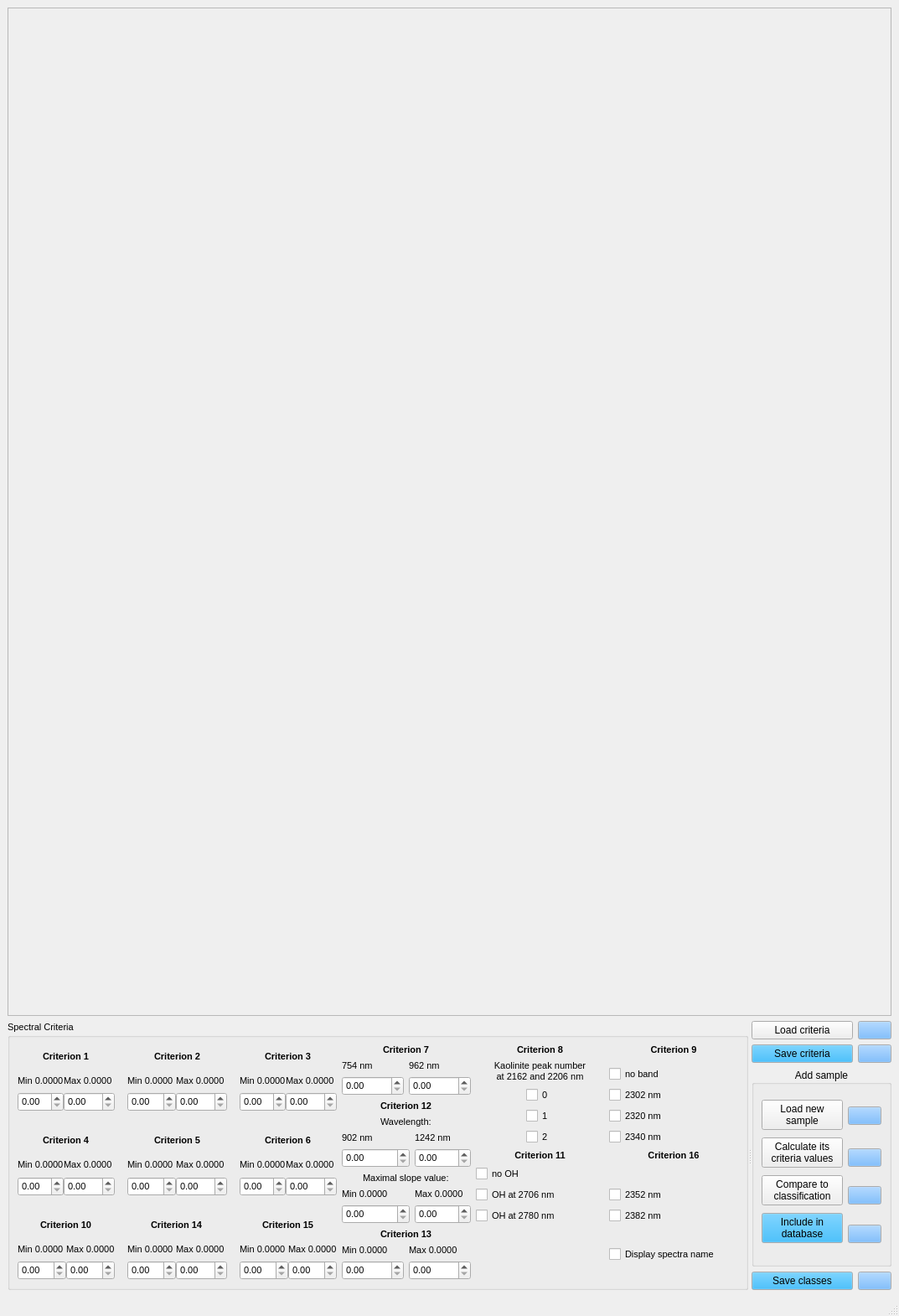
<?xml version="1.0" encoding="UTF-8"?>
<ui version="4.0">
 <class>MainWindow</class>
 <widget class="QMainWindow" name="MainWindow">
  <property name="geometry">
   <rect>
    <x>0</x>
    <y>0</y>
    <width>1073</width>
    <height>1570</height>
   </rect>
  </property>
  <property name="minimumSize">
   <size>
    <width>0</width>
    <height>0</height>
   </size>
  </property>
  <property name="windowTitle">
   <string>PIG_Reflectance_Classifier</string>
  </property>
  <widget class="QWidget" name="centralwidget">
   <layout class="QVBoxLayout" name="verticalLayout_7">
    <item>
     <widget class="QFrame" name="frame">
      <property name="sizePolicy">
       <sizepolicy hsizetype="Expanding" vsizetype="Expanding">
        <horstretch>0</horstretch>
        <verstretch>0</verstretch>
       </sizepolicy>
      </property>
      <property name="frameShape">
       <enum>QFrame::StyledPanel</enum>
      </property>
      <property name="frameShadow">
       <enum>QFrame::Raised</enum>
      </property>
     </widget>
    </item>
    <item>
     <widget class="QSplitter" name="splitter">
      <property name="orientation">
       <enum>Qt::Horizontal</enum>
      </property>
      <widget class="QGroupBox" name="groupBox">
       <property name="sizePolicy">
        <sizepolicy hsizetype="Fixed" vsizetype="Preferred">
         <horstretch>0</horstretch>
         <verstretch>0</verstretch>
        </sizepolicy>
       </property>
       <property name="font">
        <font>
         <pointsize>8</pointsize>
        </font>
       </property>
       <property name="title">
        <string>Spectral Criteria</string>
       </property>
       <layout class="QGridLayout" name="gridLayout_15">
        <item row="0" column="0" rowspan="4">
         <layout class="QGridLayout" name="gridLayout_14">
          <property name="horizontalSpacing">
           <number>15</number>
          </property>
          <property name="verticalSpacing">
           <number>20</number>
          </property>
          <item row="2" column="2">
           <layout class="QGridLayout" name="gridLayout_10">
            <item row="0" column="0" colspan="2" alignment="Qt::AlignHCenter">
             <widget class="QLabel" name="label_40">
              <property name="font">
               <font>
                <pointsize>8</pointsize>
                <weight>75</weight>
                <bold>true</bold>
               </font>
              </property>
              <property name="text">
               <string>Criterion 15</string>
              </property>
             </widget>
            </item>
            <item row="1" column="0">
             <widget class="QLabel" name="label_42">
              <property name="text">
               <string>Min 0.0000 </string>
              </property>
             </widget>
            </item>
            <item row="1" column="1">
             <widget class="QLabel" name="label_41">
              <property name="text">
               <string>Max 0.0000</string>
              </property>
             </widget>
            </item>
            <item row="2" column="0">
             <widget class="QDoubleSpinBox" name="mincrit15"/>
            </item>
            <item row="2" column="1">
             <widget class="QDoubleSpinBox" name="maxcrit15"/>
            </item>
           </layout>
          </item>
          <item row="1" column="2">
           <layout class="QGridLayout" name="gridLayout_7">
            <item row="0" column="0" colspan="2" alignment="Qt::AlignHCenter">
             <widget class="QLabel" name="label_13">
              <property name="font">
               <font>
                <pointsize>8</pointsize>
                <weight>75</weight>
                <bold>true</bold>
               </font>
              </property>
              <property name="text">
               <string>Criterion 6</string>
              </property>
             </widget>
            </item>
            <item row="1" column="0">
             <widget class="QLabel" name="label_17">
              <property name="text">
               <string>Min 0.0000</string>
              </property>
             </widget>
            </item>
            <item row="1" column="1">
             <widget class="QLabel" name="label_14">
              <property name="text">
               <string>Max 0.0000 </string>
              </property>
             </widget>
            </item>
            <item row="2" column="0">
             <widget class="QDoubleSpinBox" name="mincrit6"/>
            </item>
            <item row="2" column="1">
             <widget class="QDoubleSpinBox" name="maxcrit6"/>
            </item>
           </layout>
          </item>
          <item row="0" column="1">
           <layout class="QGridLayout" name="gridLayout_5">
            <item row="0" column="0" colspan="2" alignment="Qt::AlignHCenter">
             <widget class="QLabel" name="label_6">
              <property name="font">
               <font>
                <pointsize>8</pointsize>
                <weight>75</weight>
                <bold>true</bold>
               </font>
              </property>
              <property name="text">
               <string>Criterion 2</string>
              </property>
             </widget>
            </item>
            <item row="1" column="0">
             <widget class="QLabel" name="label_4">
              <property name="text">
               <string>Min 0.0000</string>
              </property>
             </widget>
            </item>
            <item row="1" column="1">
             <widget class="QLabel" name="label_5">
              <property name="text">
               <string>Max 0.0000 </string>
              </property>
             </widget>
            </item>
            <item row="2" column="0">
             <widget class="QDoubleSpinBox" name="mincrit2"/>
            </item>
            <item row="2" column="1">
             <widget class="QDoubleSpinBox" name="maxcrit2"/>
            </item>
           </layout>
          </item>
          <item row="1" column="1">
           <layout class="QGridLayout" name="gridLayout_3">
            <item row="1" column="0">
             <widget class="QLabel" name="label_15">
              <property name="text">
               <string>Min 0.0000</string>
              </property>
             </widget>
            </item>
            <item row="1" column="1">
             <widget class="QLabel" name="label_16">
              <property name="text">
               <string>Max 0.0000 </string>
              </property>
             </widget>
            </item>
            <item row="2" column="1">
             <widget class="QDoubleSpinBox" name="maxcrit5"/>
            </item>
            <item row="2" column="0">
             <widget class="QDoubleSpinBox" name="mincrit5"/>
            </item>
            <item row="0" column="0" colspan="2" alignment="Qt::AlignHCenter">
             <widget class="QLabel" name="label_18">
              <property name="font">
               <font>
                <pointsize>8</pointsize>
                <weight>75</weight>
                <bold>true</bold>
               </font>
              </property>
              <property name="text">
               <string>Criterion 5</string>
              </property>
             </widget>
            </item>
           </layout>
          </item>
          <item row="2" column="0">
           <layout class="QGridLayout" name="gridLayout_11">
            <item row="0" column="0" colspan="2" alignment="Qt::AlignHCenter">
             <widget class="QLabel" name="label_27">
              <property name="font">
               <font>
                <pointsize>8</pointsize>
                <weight>75</weight>
                <bold>true</bold>
               </font>
              </property>
              <property name="text">
               <string>Criterion 10</string>
              </property>
             </widget>
            </item>
            <item row="1" column="0">
             <widget class="QLabel" name="label_25">
              <property name="text">
               <string>Min 0.0000 </string>
              </property>
             </widget>
            </item>
            <item row="1" column="1">
             <widget class="QLabel" name="label_26">
              <property name="text">
               <string>Max 0.0000</string>
              </property>
             </widget>
            </item>
            <item row="2" column="0">
             <widget class="QDoubleSpinBox" name="mincrit10"/>
            </item>
            <item row="2" column="1">
             <widget class="QDoubleSpinBox" name="maxcrit10"/>
            </item>
           </layout>
          </item>
          <item row="0" column="0">
           <layout class="QGridLayout" name="gridLayout">
            <item row="0" column="0" colspan="2" alignment="Qt::AlignHCenter">
             <widget class="QLabel" name="label">
              <property name="font">
               <font>
                <pointsize>8</pointsize>
                <weight>75</weight>
                <bold>true</bold>
               </font>
              </property>
              <property name="text">
               <string>Criterion 1</string>
              </property>
             </widget>
            </item>
            <item row="1" column="0">
             <widget class="QLabel" name="label_2">
              <property name="text">
               <string>Min 0.0000</string>
              </property>
             </widget>
            </item>
            <item row="1" column="1">
             <widget class="QLabel" name="label_3">
              <property name="text">
               <string>Max 0.0000 </string>
              </property>
             </widget>
            </item>
            <item row="2" column="0">
             <widget class="QDoubleSpinBox" name="mincrit1"/>
            </item>
            <item row="2" column="1">
             <widget class="QDoubleSpinBox" name="maxcrit1"/>
            </item>
           </layout>
          </item>
          <item row="0" column="2">
           <layout class="QGridLayout" name="gridLayout_2">
            <item row="0" column="0" colspan="2" alignment="Qt::AlignHCenter">
             <widget class="QLabel" name="label_12">
              <property name="font">
               <font>
                <pointsize>8</pointsize>
                <weight>75</weight>
                <bold>true</bold>
               </font>
              </property>
              <property name="text">
               <string>Criterion 3</string>
              </property>
             </widget>
            </item>
            <item row="1" column="0">
             <widget class="QLabel" name="label_9">
              <property name="text">
               <string>Min 0.0000</string>
              </property>
             </widget>
            </item>
            <item row="1" column="1">
             <widget class="QLabel" name="label_10">
              <property name="text">
               <string>Max 0.0000 </string>
              </property>
             </widget>
            </item>
            <item row="2" column="0">
             <widget class="QDoubleSpinBox" name="mincrit3"/>
            </item>
            <item row="2" column="1">
             <widget class="QDoubleSpinBox" name="maxcrit3"/>
            </item>
           </layout>
          </item>
          <item row="1" column="0">
           <layout class="QGridLayout" name="gridLayout_6">
            <item row="0" column="0" colspan="2" alignment="Qt::AlignHCenter">
             <widget class="QLabel" name="label_7">
              <property name="font">
               <font>
                <pointsize>8</pointsize>
                <weight>75</weight>
                <bold>true</bold>
               </font>
              </property>
              <property name="text">
               <string>Criterion 4</string>
              </property>
             </widget>
            </item>
            <item row="1" column="0">
             <widget class="QLabel" name="label_11">
              <property name="text">
               <string>Min 0.0000</string>
              </property>
             </widget>
            </item>
            <item row="1" column="1">
             <widget class="QLabel" name="label_8">
              <property name="text">
               <string>Max 0.0000 </string>
              </property>
             </widget>
            </item>
            <item row="2" column="0">
             <widget class="QDoubleSpinBox" name="mincrit4"/>
            </item>
            <item row="2" column="1">
             <widget class="QDoubleSpinBox" name="maxcrit4"/>
            </item>
           </layout>
          </item>
          <item row="2" column="1">
           <layout class="QGridLayout" name="gridLayout_9">
            <item row="0" column="0" colspan="2" alignment="Qt::AlignHCenter">
             <widget class="QLabel" name="label_37">
              <property name="font">
               <font>
                <pointsize>8</pointsize>
                <weight>75</weight>
                <bold>true</bold>
               </font>
              </property>
              <property name="text">
               <string>Criterion 14</string>
              </property>
             </widget>
            </item>
            <item row="1" column="0">
             <widget class="QLabel" name="label_39">
              <property name="text">
               <string>Min 0.0000 </string>
              </property>
             </widget>
            </item>
            <item row="1" column="1">
             <widget class="QLabel" name="label_38">
              <property name="text">
               <string>Max 0.0000 </string>
              </property>
             </widget>
            </item>
            <item row="2" column="0">
             <widget class="QDoubleSpinBox" name="mincrit14"/>
            </item>
            <item row="2" column="1">
             <widget class="QDoubleSpinBox" name="maxcrit14"/>
            </item>
           </layout>
          </item>
         </layout>
        </item>
        <item row="0" column="1">
         <layout class="QGridLayout" name="gridLayout_4">
          <item row="1" column="1">
           <widget class="QLabel" name="label_19">
            <property name="text">
             <string>962 nm</string>
            </property>
           </widget>
          </item>
          <item row="2" column="0">
           <widget class="QDoubleSpinBox" name="mincrit7"/>
          </item>
          <item row="2" column="1">
           <widget class="QDoubleSpinBox" name="maxcrit7"/>
          </item>
          <item row="1" column="0">
           <widget class="QLabel" name="label_21">
            <property name="text">
             <string>754 nm</string>
            </property>
           </widget>
          </item>
          <item row="0" column="0" colspan="2" alignment="Qt::AlignHCenter">
           <widget class="QLabel" name="label_20">
            <property name="font">
             <font>
              <pointsize>8</pointsize>
              <weight>75</weight>
              <bold>true</bold>
             </font>
            </property>
            <property name="text">
             <string>Criterion 7</string>
            </property>
           </widget>
          </item>
         </layout>
        </item>
        <item row="0" column="2" rowspan="2">
         <layout class="QVBoxLayout" name="verticalLayout_2">
          <item>
           <widget class="QLabel" name="label_22">
            <property name="font">
             <font>
              <pointsize>8</pointsize>
              <weight>75</weight>
              <bold>true</bold>
             </font>
            </property>
            <property name="text">
             <string>Criterion 8</string>
            </property>
            <property name="alignment">
             <set>Qt::AlignCenter</set>
            </property>
           </widget>
          </item>
          <item>
           <widget class="QLabel" name="label_23">
            <property name="text">
             <string>Kaolinite peak number
at 2162 and 2206 nm</string>
            </property>
            <property name="alignment">
             <set>Qt::AlignCenter</set>
            </property>
           </widget>
          </item>
          <item alignment="Qt::AlignHCenter">
           <widget class="QCheckBox" name="checkBox8_1">
            <property name="text">
             <string>0</string>
            </property>
           </widget>
          </item>
          <item alignment="Qt::AlignHCenter">
           <widget class="QCheckBox" name="checkBox8_2">
            <property name="text">
             <string>1</string>
            </property>
           </widget>
          </item>
          <item alignment="Qt::AlignHCenter">
           <widget class="QCheckBox" name="checkBox8_3">
            <property name="text">
             <string>2</string>
            </property>
           </widget>
          </item>
         </layout>
        </item>
        <item row="0" column="3" rowspan="2">
         <layout class="QVBoxLayout" name="verticalLayout_6">
          <item>
           <widget class="QLabel" name="label_24">
            <property name="font">
             <font>
              <pointsize>8</pointsize>
              <weight>75</weight>
              <bold>true</bold>
             </font>
            </property>
            <property name="text">
             <string>Criterion 9</string>
            </property>
            <property name="alignment">
             <set>Qt::AlignHCenter|Qt::AlignTop</set>
            </property>
           </widget>
          </item>
          <item>
           <widget class="QCheckBox" name="checkBox9_0">
            <property name="text">
             <string>no band</string>
            </property>
           </widget>
          </item>
          <item>
           <widget class="QCheckBox" name="checkBox9_5">
            <property name="text">
             <string>2302 nm</string>
            </property>
           </widget>
          </item>
          <item>
           <widget class="QCheckBox" name="checkBox9_1">
            <property name="text">
             <string>2320 nm</string>
            </property>
           </widget>
          </item>
          <item>
           <widget class="QCheckBox" name="checkBox9_2">
            <property name="text">
             <string>2340 nm</string>
            </property>
           </widget>
          </item>
         </layout>
        </item>
        <item row="1" column="1" rowspan="2">
         <layout class="QGridLayout" name="gridLayout_12">
          <item row="2" column="2">
           <widget class="QLabel" name="label_29">
            <property name="text">
             <string>1242 nm</string>
            </property>
           </widget>
          </item>
          <item row="2" column="0">
           <widget class="QLabel" name="label_31">
            <property name="text">
             <string>902 nm</string>
            </property>
           </widget>
          </item>
          <item row="4" column="0" colspan="3" alignment="Qt::AlignHCenter">
           <widget class="QLabel" name="label_33">
            <property name="text">
             <string>Maximal slope value:</string>
            </property>
           </widget>
          </item>
          <item row="1" column="0" colspan="3" alignment="Qt::AlignHCenter">
           <widget class="QLabel" name="label_32">
            <property name="text">
             <string>Wavelength:</string>
            </property>
           </widget>
          </item>
          <item row="6" column="0" colspan="2">
           <widget class="QDoubleSpinBox" name="mincrit12b"/>
          </item>
          <item row="6" column="2">
           <widget class="QDoubleSpinBox" name="maxcrit12b"/>
          </item>
          <item row="5" column="0" colspan="2">
           <widget class="QLabel" name="label_44">
            <property name="text">
             <string>Min 0.0000 </string>
            </property>
           </widget>
          </item>
          <item row="3" column="0" colspan="2">
           <widget class="QDoubleSpinBox" name="mincrit12a">
            <property name="maximum">
             <double>5000.000000000000000</double>
            </property>
            <property name="singleStep">
             <double>2.000000000000000</double>
            </property>
           </widget>
          </item>
          <item row="3" column="2">
           <widget class="QDoubleSpinBox" name="maxcrit12a">
            <property name="maximum">
             <double>5000.000000000000000</double>
            </property>
            <property name="singleStep">
             <double>2.000000000000000</double>
            </property>
            <property name="value">
             <double>0.000000000000000</double>
            </property>
           </widget>
          </item>
          <item row="5" column="2">
           <widget class="QLabel" name="label_43">
            <property name="text">
             <string>Max 0.0000</string>
            </property>
           </widget>
          </item>
          <item row="0" column="0" colspan="3" alignment="Qt::AlignHCenter">
           <widget class="QLabel" name="label_30">
            <property name="font">
             <font>
              <pointsize>8</pointsize>
              <weight>75</weight>
              <bold>true</bold>
             </font>
            </property>
            <property name="text">
             <string>Criterion 12</string>
            </property>
           </widget>
          </item>
         </layout>
        </item>
        <item row="2" column="2">
         <layout class="QVBoxLayout" name="verticalLayout_4">
          <item>
           <widget class="QLabel" name="label_28">
            <property name="font">
             <font>
              <pointsize>8</pointsize>
              <weight>75</weight>
              <bold>true</bold>
             </font>
            </property>
            <property name="text">
             <string>Criterion 11</string>
            </property>
            <property name="alignment">
             <set>Qt::AlignCenter</set>
            </property>
           </widget>
          </item>
          <item>
           <widget class="QCheckBox" name="checkBox11_1">
            <property name="text">
             <string>no OH</string>
            </property>
           </widget>
          </item>
          <item>
           <widget class="QCheckBox" name="checkBox11_2">
            <property name="text">
             <string>OH at 2706 nm</string>
            </property>
           </widget>
          </item>
          <item>
           <widget class="QCheckBox" name="checkBox11_3">
            <property name="text">
             <string>OH at 2780 nm</string>
            </property>
           </widget>
          </item>
         </layout>
        </item>
        <item row="2" column="3">
         <layout class="QVBoxLayout" name="verticalLayout_3">
          <item>
           <widget class="QLabel" name="label_45">
            <property name="font">
             <font>
              <pointsize>8</pointsize>
              <weight>75</weight>
              <bold>true</bold>
             </font>
            </property>
            <property name="text">
             <string>Criterion 16</string>
            </property>
            <property name="alignment">
             <set>Qt::AlignHCenter|Qt::AlignTop</set>
            </property>
           </widget>
          </item>
          <item>
           <widget class="QCheckBox" name="checkBox9_3">
            <property name="text">
             <string>2352 nm</string>
            </property>
           </widget>
          </item>
          <item>
           <widget class="QCheckBox" name="checkBox9_4">
            <property name="text">
             <string>2382 nm</string>
            </property>
           </widget>
          </item>
         </layout>
        </item>
        <item row="3" column="1">
         <layout class="QGridLayout" name="gridLayout_8">
          <item row="2" column="1">
           <widget class="QDoubleSpinBox" name="maxcrit13"/>
          </item>
          <item row="1" column="1">
           <widget class="QLabel" name="label_36">
            <property name="text">
             <string>Max 0.0000</string>
            </property>
           </widget>
          </item>
          <item row="1" column="0">
           <widget class="QLabel" name="label_35">
            <property name="text">
             <string>Min 0.0000</string>
            </property>
           </widget>
          </item>
          <item row="0" column="0" colspan="2" alignment="Qt::AlignHCenter">
           <widget class="QLabel" name="label_34">
            <property name="font">
             <font>
              <pointsize>8</pointsize>
              <weight>75</weight>
              <bold>true</bold>
             </font>
            </property>
            <property name="text">
             <string>Criterion 13</string>
            </property>
           </widget>
          </item>
          <item row="2" column="0">
           <widget class="QDoubleSpinBox" name="mincrit13"/>
          </item>
         </layout>
        </item>
        <item row="3" column="3">
         <widget class="QCheckBox" name="checkBox">
          <property name="text">
           <string>Display spectra name</string>
          </property>
         </widget>
        </item>
       </layout>
      </widget>
      <widget class="QWidget" name="layoutWidget">
       <layout class="QVBoxLayout" name="verticalLayout_5">
        <item>
         <layout class="QHBoxLayout" name="horizontalLayout" stretch="1,0">
          <item>
           <widget class="QPushButton" name="pushload">
            <property name="text">
             <string>Load criteria</string>
            </property>
            <property name="shortcut">
             <string>Ctrl+O</string>
            </property>
           </widget>
          </item>
          <item>
           <widget class="QPushButton" name="infoloadcrit">
            <property name="palette">
             <palette>
              <active>
               <colorrole role="Button">
                <brush brushstyle="SolidPattern">
                 <color alpha="255">
                  <red>85</red>
                  <green>170</green>
                  <blue>255</blue>
                 </color>
                </brush>
               </colorrole>
              </active>
              <inactive>
               <colorrole role="Button">
                <brush brushstyle="SolidPattern">
                 <color alpha="255">
                  <red>85</red>
                  <green>170</green>
                  <blue>255</blue>
                 </color>
                </brush>
               </colorrole>
              </inactive>
              <disabled>
               <colorrole role="Button">
                <brush brushstyle="SolidPattern">
                 <color alpha="255">
                  <red>85</red>
                  <green>170</green>
                  <blue>255</blue>
                 </color>
                </brush>
               </colorrole>
              </disabled>
             </palette>
            </property>
            <property name="text">
             <string/>
            </property>
            <property name="icon">
             <iconset>
              <normaloff>icon_info.png</normaloff>icon_info.png</iconset>
            </property>
           </widget>
          </item>
         </layout>
        </item>
        <item>
         <layout class="QHBoxLayout" name="horizontalLayout_2" stretch="1,0">
          <item>
           <widget class="QPushButton" name="pushsave">
            <property name="palette">
             <palette>
              <active>
               <colorrole role="Button">
                <brush brushstyle="SolidPattern">
                 <color alpha="255">
                  <red>0</red>
                  <green>170</green>
                  <blue>255</blue>
                 </color>
                </brush>
               </colorrole>
              </active>
              <inactive>
               <colorrole role="Button">
                <brush brushstyle="SolidPattern">
                 <color alpha="255">
                  <red>0</red>
                  <green>170</green>
                  <blue>255</blue>
                 </color>
                </brush>
               </colorrole>
              </inactive>
              <disabled>
               <colorrole role="Button">
                <brush brushstyle="SolidPattern">
                 <color alpha="255">
                  <red>0</red>
                  <green>170</green>
                  <blue>255</blue>
                 </color>
                </brush>
               </colorrole>
              </disabled>
             </palette>
            </property>
            <property name="text">
             <string>Save criteria</string>
            </property>
            <property name="shortcut">
             <string>Ctrl+S</string>
            </property>
           </widget>
          </item>
          <item>
           <widget class="QPushButton" name="infosavecrit">
            <property name="palette">
             <palette>
              <active>
               <colorrole role="Button">
                <brush brushstyle="SolidPattern">
                 <color alpha="255">
                  <red>85</red>
                  <green>170</green>
                  <blue>255</blue>
                 </color>
                </brush>
               </colorrole>
              </active>
              <inactive>
               <colorrole role="Button">
                <brush brushstyle="SolidPattern">
                 <color alpha="255">
                  <red>85</red>
                  <green>170</green>
                  <blue>255</blue>
                 </color>
                </brush>
               </colorrole>
              </inactive>
              <disabled>
               <colorrole role="Button">
                <brush brushstyle="SolidPattern">
                 <color alpha="255">
                  <red>85</red>
                  <green>170</green>
                  <blue>255</blue>
                 </color>
                </brush>
               </colorrole>
              </disabled>
             </palette>
            </property>
            <property name="text">
             <string/>
            </property>
            <property name="icon">
             <iconset>
              <normaloff>icon_info.png</normaloff>icon_info.png</iconset>
            </property>
           </widget>
          </item>
         </layout>
        </item>
        <item>
         <widget class="QGroupBox" name="groupBox_2">
          <property name="title">
           <string>Add sample</string>
          </property>
          <property name="alignment">
           <set>Qt::AlignCenter</set>
          </property>
          <layout class="QGridLayout" name="gridLayout_13" columnstretch="1,0">
           <item row="0" column="0" rowspan="4">
            <layout class="QVBoxLayout" name="verticalLayout">
             <item>
              <widget class="QPushButton" name="loadpig">
               <property name="text">
                <string>Load new
sample</string>
               </property>
              </widget>
             </item>
             <item>
              <widget class="QPushButton" name="calculatecrit">
               <property name="text">
                <string>Calculate its
criteria values</string>
               </property>
              </widget>
             </item>
             <item>
              <widget class="QPushButton" name="classify">
               <property name="text">
                <string>Compare to
classification</string>
               </property>
              </widget>
             </item>
             <item>
              <widget class="QPushButton" name="savedatabase">
               <property name="palette">
                <palette>
                 <active>
                  <colorrole role="Button">
                   <brush brushstyle="SolidPattern">
                    <color alpha="255">
                     <red>0</red>
                     <green>170</green>
                     <blue>255</blue>
                    </color>
                   </brush>
                  </colorrole>
                 </active>
                 <inactive>
                  <colorrole role="Button">
                   <brush brushstyle="SolidPattern">
                    <color alpha="255">
                     <red>0</red>
                     <green>170</green>
                     <blue>255</blue>
                    </color>
                   </brush>
                  </colorrole>
                 </inactive>
                 <disabled>
                  <colorrole role="Button">
                   <brush brushstyle="SolidPattern">
                    <color alpha="255">
                     <red>0</red>
                     <green>170</green>
                     <blue>255</blue>
                    </color>
                   </brush>
                  </colorrole>
                 </disabled>
                </palette>
               </property>
               <property name="text">
                <string>Include in
database</string>
               </property>
              </widget>
             </item>
            </layout>
           </item>
           <item row="0" column="1">
            <widget class="QPushButton" name="infoloadpig">
             <property name="palette">
              <palette>
               <active>
                <colorrole role="Button">
                 <brush brushstyle="SolidPattern">
                  <color alpha="255">
                   <red>85</red>
                   <green>170</green>
                   <blue>255</blue>
                  </color>
                 </brush>
                </colorrole>
               </active>
               <inactive>
                <colorrole role="Button">
                 <brush brushstyle="SolidPattern">
                  <color alpha="255">
                   <red>85</red>
                   <green>170</green>
                   <blue>255</blue>
                  </color>
                 </brush>
                </colorrole>
               </inactive>
               <disabled>
                <colorrole role="Button">
                 <brush brushstyle="SolidPattern">
                  <color alpha="255">
                   <red>85</red>
                   <green>170</green>
                   <blue>255</blue>
                  </color>
                 </brush>
                </colorrole>
               </disabled>
              </palette>
             </property>
             <property name="text">
              <string/>
             </property>
             <property name="icon">
              <iconset>
               <normaloff>icon_info.png</normaloff>icon_info.png</iconset>
             </property>
            </widget>
           </item>
           <item row="1" column="1">
            <widget class="QPushButton" name="infocalc">
             <property name="palette">
              <palette>
               <active>
                <colorrole role="Button">
                 <brush brushstyle="SolidPattern">
                  <color alpha="255">
                   <red>85</red>
                   <green>170</green>
                   <blue>255</blue>
                  </color>
                 </brush>
                </colorrole>
               </active>
               <inactive>
                <colorrole role="Button">
                 <brush brushstyle="SolidPattern">
                  <color alpha="255">
                   <red>85</red>
                   <green>170</green>
                   <blue>255</blue>
                  </color>
                 </brush>
                </colorrole>
               </inactive>
               <disabled>
                <colorrole role="Button">
                 <brush brushstyle="SolidPattern">
                  <color alpha="255">
                   <red>85</red>
                   <green>170</green>
                   <blue>255</blue>
                  </color>
                 </brush>
                </colorrole>
               </disabled>
              </palette>
             </property>
             <property name="text">
              <string/>
             </property>
             <property name="icon">
              <iconset>
               <normaloff>icon_info.png</normaloff>icon_info.png</iconset>
             </property>
            </widget>
           </item>
           <item row="2" column="1">
            <widget class="QPushButton" name="infocompare">
             <property name="palette">
              <palette>
               <active>
                <colorrole role="Button">
                 <brush brushstyle="SolidPattern">
                  <color alpha="255">
                   <red>85</red>
                   <green>170</green>
                   <blue>255</blue>
                  </color>
                 </brush>
                </colorrole>
               </active>
               <inactive>
                <colorrole role="Button">
                 <brush brushstyle="SolidPattern">
                  <color alpha="255">
                   <red>85</red>
                   <green>170</green>
                   <blue>255</blue>
                  </color>
                 </brush>
                </colorrole>
               </inactive>
               <disabled>
                <colorrole role="Button">
                 <brush brushstyle="SolidPattern">
                  <color alpha="255">
                   <red>85</red>
                   <green>170</green>
                   <blue>255</blue>
                  </color>
                 </brush>
                </colorrole>
               </disabled>
              </palette>
             </property>
             <property name="text">
              <string/>
             </property>
             <property name="icon">
              <iconset>
               <normaloff>icon_info.png</normaloff>icon_info.png</iconset>
             </property>
            </widget>
           </item>
           <item row="3" column="1">
            <widget class="QPushButton" name="infodatabase">
             <property name="palette">
              <palette>
               <active>
                <colorrole role="Button">
                 <brush brushstyle="SolidPattern">
                  <color alpha="255">
                   <red>85</red>
                   <green>170</green>
                   <blue>255</blue>
                  </color>
                 </brush>
                </colorrole>
               </active>
               <inactive>
                <colorrole role="Button">
                 <brush brushstyle="SolidPattern">
                  <color alpha="255">
                   <red>85</red>
                   <green>170</green>
                   <blue>255</blue>
                  </color>
                 </brush>
                </colorrole>
               </inactive>
               <disabled>
                <colorrole role="Button">
                 <brush brushstyle="SolidPattern">
                  <color alpha="255">
                   <red>85</red>
                   <green>170</green>
                   <blue>255</blue>
                  </color>
                 </brush>
                </colorrole>
               </disabled>
              </palette>
             </property>
             <property name="text">
              <string/>
             </property>
             <property name="icon">
              <iconset>
               <normaloff>icon_info.png</normaloff>icon_info.png</iconset>
             </property>
            </widget>
           </item>
          </layout>
         </widget>
        </item>
        <item>
         <layout class="QHBoxLayout" name="horizontalLayout_3" stretch="1,0">
          <item>
           <widget class="QPushButton" name="saveclass">
            <property name="palette">
             <palette>
              <active>
               <colorrole role="Button">
                <brush brushstyle="SolidPattern">
                 <color alpha="255">
                  <red>0</red>
                  <green>170</green>
                  <blue>255</blue>
                 </color>
                </brush>
               </colorrole>
              </active>
              <inactive>
               <colorrole role="Button">
                <brush brushstyle="SolidPattern">
                 <color alpha="255">
                  <red>0</red>
                  <green>170</green>
                  <blue>255</blue>
                 </color>
                </brush>
               </colorrole>
              </inactive>
              <disabled>
               <colorrole role="Button">
                <brush brushstyle="SolidPattern">
                 <color alpha="255">
                  <red>0</red>
                  <green>170</green>
                  <blue>255</blue>
                 </color>
                </brush>
               </colorrole>
              </disabled>
             </palette>
            </property>
            <property name="text">
             <string>Save classes</string>
            </property>
           </widget>
          </item>
          <item>
           <widget class="QPushButton" name="infosaveclass">
            <property name="palette">
             <palette>
              <active>
               <colorrole role="Button">
                <brush brushstyle="SolidPattern">
                 <color alpha="255">
                  <red>85</red>
                  <green>170</green>
                  <blue>255</blue>
                 </color>
                </brush>
               </colorrole>
              </active>
              <inactive>
               <colorrole role="Button">
                <brush brushstyle="SolidPattern">
                 <color alpha="255">
                  <red>85</red>
                  <green>170</green>
                  <blue>255</blue>
                 </color>
                </brush>
               </colorrole>
              </inactive>
              <disabled>
               <colorrole role="Button">
                <brush brushstyle="SolidPattern">
                 <color alpha="255">
                  <red>85</red>
                  <green>170</green>
                  <blue>255</blue>
                 </color>
                </brush>
               </colorrole>
              </disabled>
             </palette>
            </property>
            <property name="text">
             <string/>
            </property>
            <property name="icon">
             <iconset>
              <normaloff>icon_info.png</normaloff>icon_info.png</iconset>
            </property>
           </widget>
          </item>
         </layout>
        </item>
       </layout>
      </widget>
     </widget>
    </item>
   </layout>
  </widget>
  <widget class="QMenuBar" name="menubar">
   <property name="geometry">
    <rect>
     <x>0</x>
     <y>0</y>
     <width>1073</width>
     <height>25</height>
    </rect>
   </property>
  </widget>
  <widget class="QStatusBar" name="statusbar"/>
 </widget>
 <resources/>
 <connections/>
</ui>
